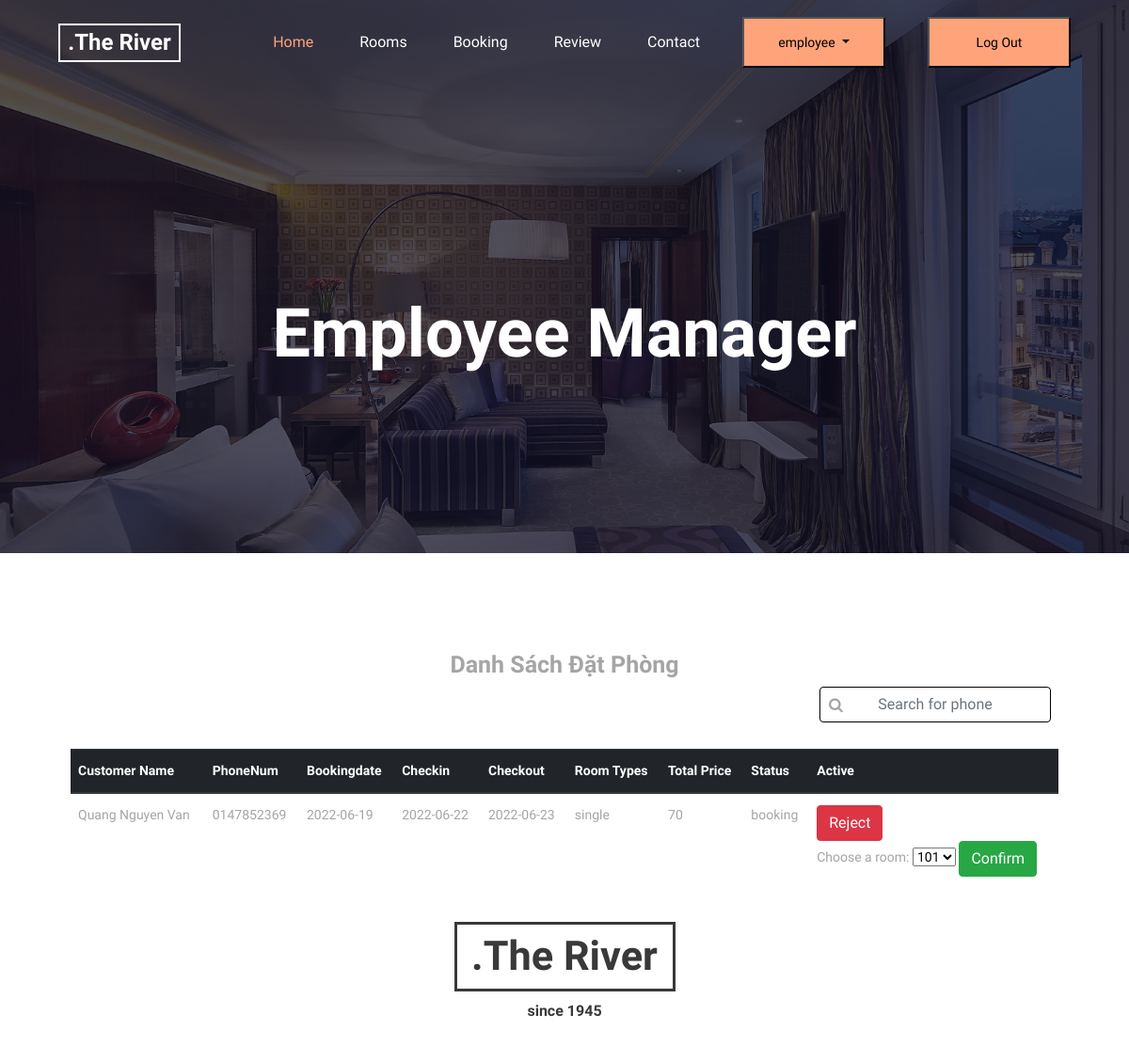
The page /Views/employee.php (signed in) on the database its author committed.
### tables this page shows
CREATE TABLE `booking` (
  `booking_id` int(8) NOT NULL,
  `customer_name` varchar(50) NOT NULL,
  `customer_idCard` varchar(12) NOT NULL,
  `customer_phone` varchar(11) NOT NULL,
  `roomtype` varchar(10) NOT NULL,
  `booking_date` date NOT NULL DEFAULT current_timestamp(),
  `checkin_date` date NOT NULL,
  `checkout_date` date NOT NULL,
  `total_price` varchar(12) NOT NULL,
  `status` varchar(50) NOT NULL DEFAULT 'booking'
);

### Controller/bookingController.php (called while the page is built, shortened)
<?php
    require '../Model/bookingModel.php';
    require_once '../Database/config.php';
    $objConfig = new config();
    $booking = new bookingModel($objConfig);
    $allRoomList = $booking->getAllRoom();
    $bookingList = $booking->getAllBooking();
    $bookingList = $bookingList->fetch_all(MYSQLI_ASSOC);
?>

### Database/config.php (called while the page is built)
<?php
class config{
    function __construct()
    {
        $this->db_host = 'localhost';
        $this->db_user = 'root';
        $this->db_pass = '';
        $this->db_name = 'hotel';
    }
}

### Model/hotelModel.php (called while the page is built, shortened)
<?php
    abstract class hotelModel{
        function __construct($configSetup)
        {
            $this->host = $configSetup->db_host;
            $this->user = $configSetup->db_user;
            $this->pass = $configSetup->db_pass;
            $this->db = $configSetup->db_name;
        }
        public function open_db(){
            $this->conn = new mysqli($this->host, $this->user, $this->pass, $this->db);
        }
    }
?>

### Model/bookingModel.php (called while the page is built, shortened)
<?php
    require 'hotelModel.php';
    class bookingModel extends hotelModel{
        public function getAllRoom() {
            $sql = "SELECT * FROM room";
            $result = $this->conn->query($sql);
            return $result;
        }
        public function getAllBooking(){
            $sql = "SELECT * FROM booking WHERE status = 'booking'";
            $result = $this->conn->query($sql);
            return $result;
        }
    }
?>

### Views/employee.php (the view, shortened to what this page needs)
<?php
    require '../Controller/bookingController.php';
?>
<!DOCTYPE html>
<html lang="en">
<head>
    <link rel="stylesheet" href="https://maxcdn.bootstrapcdn.com/bootstrap/4.0.0/css/bootstrap.min.css">
    <link rel="stylesheet" href="https://cdnjs.cloudflare.com/ajax/libs/font-awesome/4.7.0/css/font-awesome.min.css">
    <link rel="stylesheet" href="https://cdnjs.cloudflare.com/ajax/libs/bootstrap-datetimepicker/4.17.47/css/bootstrap-datetimepicker.min.css">
    <link rel="stylesheet" href="https://cdnjs.cloudflare.com/ajax/libs/bootstrap-select/1.12.4/css/bootstrap-select.min.css">
    <link rel="stylesheet" href="https://cdnjs.cloudflare.com/ajax/libs/jqueryui/1.12.1/jquery-ui.min.css">
    <link rel="stylesheet" href="https://cdnjs.cloudflare.com/ajax/libs/fullcalendar/3.9.0/fullcalendar.min.css">
    <link rel="stylesheet" type="text/css" href="./styles/bootstrap-4.1.2/bootstrap.min.css">
    <link href="./plugins/font-awesome-4.7.0/css/font-awesome.min.css" rel="stylesheet" type="text/css">
    <link rel="stylesheet" type="text/css" href="./plugins/OwlCarousel2-2.3.4/owl.carousel.css">
    <link rel="stylesheet" type="text/css" href="./plugins/OwlCarousel2-2.3.4/owl.theme.default.css">
    <link rel="stylesheet" type="text/css" href="./plugins/OwlCarousel2-2.3.4/animate.css">
    <link href="./plugins/jquery-datepicker/jquery-ui.css" rel="stylesheet" type="text/css">
    <link href="./plugins/colorbox/colorbox.css" rel="stylesheet" type="text/css">
    <link rel="stylesheet" type="text/css" href="styles/booking.css">
    <link rel="stylesheet" type="text/css" href="styles/booking_responsive.css">
    <link rel ="stylesheet" href="Libs/CSS/employee.css">
</head>
<body>
<?php include 'header2.php'; ?>
    <div class="home">
		<div class="background_image" style="background-image:url(./images/booking.jpg)"></div>
		<div class="home_container">
			<div class="container">
				<div class="row">
					<div class="col">
						<div class="home_content text-center">
							<div class="home_title">Employee Manager</div>
						</div>
					</div>
				</div>
			</div>
		</div>
	</div>
    <div class="container employee-con" style="margin-top: 100px;">
        <div id="bookingList" >
            <div class="title text-center mb-1">Danh Sách Đặt Phòng</div>
            <div class="form-inline">
                <i class="fa fa-search icon"> </i>
                <input type="text" class="form-control mb-2 mr-sm-2" name="search-phone" id="search-phone" onkeyup="show_search_result()" placeholder="Search for phone">
            </div>
            <table class="table table-hover" id="main-table">
            <thead class="thead-dark">
            <tr>
                <th>Customer Name</th>
                <th>PhoneNum</th>
                <th>Bookingdate</th>
                <th>Checkin</th>
                <th>Checkout</th>
                <th>Room Types</th>
                <th>Total Price</th>
                <th>Status</th>
                <th>Active</th>
            </tr>
            </thead>
            <tbody>
            <?php foreach ($bookingList as $booking) { ?>
                <tr>
                    <td><?php echo $booking['customer_name']; ?></td>
                    <td><?php echo $booking['customer_phone']; ?></td>
                    <td><?php echo $booking['booking_date']; ?></td>
                    <td><?php echo $booking['checkin_date']; ?></td>
                    <td><?php echo $booking['checkout_date']; ?></td>
                    <td><?php echo $booking['roomtype']; ?></td>
                    <td><?php echo $booking['total_price']; ?></td>
                    <td><?php echo $booking['status']; ?></td>
                    <td>
                        <form action="#" method="POST">
                            <button name="demis"  type="submit" class="btn btn-danger demis" data-id="<?php echo $booking['booking_id']; ?>">Reject </button>
                            <br>
                            <label for="cars">Choose a room:</label>
                            <select name="room-id" id="room-id">
                                <?php
                                $failed_room = [];
                                foreach ($allRoomList as $room) {
                                    if($booking['roomtype'] == $room['room_type']) {
                                        if(!in_array($room['room_id'], $failed_room)) {
                                            echo '<option value="'.$room['room_id'].'">'.$room['room_id'].'</option>';
                                        }
                                    }
                                }
                                ?>
                            </select>
                            <button name="addConfirm"  type="submit" class="btn btn-success addConfirm" data-id="<?php echo $booking['booking_id']; ?>">Confirm</button>
                        </form>
                    </td>
                </tr>
            <?php } ?>
            </tbody>
            </table>
        </div>
<?php include 'footer2.php'; ?>
</body>
</html>

### Views/styles/booking.css (style rules this page uses)
* { margin: 0; padding: 0; -webkit-font-smoothing: antialiased; -webkit-text-shadow: rgba(0,0,0,.01) 0 0 1px; text-shadow: rgba(0,0,0,.01) 0 0 1px; }
body { font-family: 'Raleway', sans-serif; font-size: 14px; font-weight: 400; background: #FFFFFF; color: #a5a5a5; }
div { display: block; position: relative; -webkit-box-sizing: border-box; -moz-box-sizing: border-box; box-sizing: border-box; }
.form-control { color: #db5246; }
.background_image { position: absolute; top: 0; left: 0; width: 100%; height: 100%; background-repeat: no-repeat; background-size: cover; background-position: center center; }
.home { width: 100%; height: 588px; background: #0f0e24; }
.home .background_image { opacity: 0.28; }
.home_container { position: absolute; top: 60.3%; -webkit-transform: translateY(-50%); -moz-transform: translateY(-50%); -ms-transform: translateY(-50%); -o-transform: translateY(-50%); transform: translateY(-50%); left: 0; width: 100%; }
.home_title { font-size: 72px; font-weight: 600; color: #ffffff; line-height: 1.2; }

### Views/Libs/CSS/employee.css (style rules this page uses)
.employee-con { min-height: 480px; }
@media (min-width: 1200px) { .container { max-width: 90%; } }
.table td, .table th { padding: 0.75rem 0.5rem; }
.title { font-size: 25px; font-weight: bold; }
table tr td { padding: 0; border-collapse: collapse; }
.form-inline { float: right; margin-bottom: 20px; }
.form-inline i { position: absolute; }
.form-inline input { text-align: center; border: 1px solid #000000; }
.icon { font-size: 1rem; bottom: 19px; left: 10px; }

### rows shown on the page
booking: customer_name "Quang Nguyen Van", customer_phone "0147852369", booking_date "2022-06-19", checkin_date "2022-06-22", checkout_date "2022-06-23", roomtype "single", total_price "70", status "booking"

### other values the page prints
$_SESSION['userName'] "employee"
form field room-id "101"
